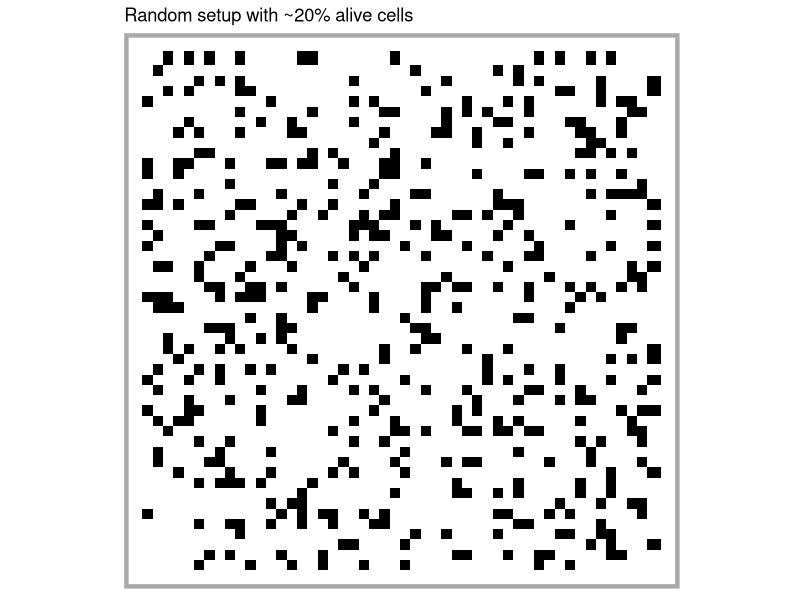

This figure's R source: (Note: this script raises an error after producing the figure.)
## ---- chunk 1
knitr::opts_chunk$set(echo = FALSE)
library(ggplot2)
library(gganimate)
library(magick)
library(dplyr)
library(tidyr)
## ---- chunk 2
life_step <- function(m) {
  axis_size <- dim(m)[1]
  m_upd <- matrix(nrow = axis_size, ncol = axis_size, rep(0, axis_size^2))
  
  for (equator in 1:axis_size) {
    for (meridian in 1:axis_size) {
      
      if (equator == 1) {
        t <- axis_size
      } else {
        t <- equator - 1
      }
      if (equator == axis_size) {
        b <- 1
      } else {
        b <- equator + 1
      }
      if (meridian == 1) {
        l <- axis_size
      } else {
        l <- meridian - 1
      }
      if (meridian == axis_size) {
        r <- 1
      } else {
        r <- meridian + 1
      }

      positions <- list(
        c(t, l),
        c(t, meridian),
        c(t, r),
        c(equator, l),
        c(equator , r),
        c(b, l),
        c(b, meridian),
        c(b, r)
      )
      
      neigh_sum <- 0

      for (pos in positions) {
        neigh_sum <- neigh_sum + m[pos[1], pos[2]]  
      }
      
      if (m[equator, meridian] == 1) {
        if (neigh_sum %in% c(2, 3)) {
          m_upd[equator, meridian] <- 1
        }
      } else {
        if (neigh_sum == 3) {
          m_upd[equator, meridian] <- 1
        }
      }
      
    }
  }
 
  return(m_upd) 
}

board_to_df <- function(m, step) {
  axis_size <- dim(m)[1]
  d <- data.frame(m)
  names(d) <- seq(1, axis_size)
  d <- pivot_longer(d, cols = names(d), names_to = "y", values_to = "state")
  d$x <- rep(seq(1, axis_size), each = axis_size)
  d <- select(d, x, y, state)
  d$step <- step
  return(d)
}

life_game <- function(initial_state, steps) {
  m <- initial_state
  d <- board_to_df(m, 0)
  for (i in 1:steps) {
    m_upd <- life_step(m)
    d <- bind_rows(d, board_to_df(m_upd, i))
    m <- m_upd
  }
  d <- select(d, step, x, y, state)
  d$x <- as.numeric(d$x)
  d$y <- as.numeric(d$y)
  d$state <- as.factor(d$state)
  return(d)
}

# NOTE: visualization with ggplot currently flips the board
#       -> maybe fix in visualization
## ---- chunk 3
axis_size <- 50

df <- data.frame(
  x = rep(seq(1, axis_size), each = axis_size),
  y = rep(seq(1, axis_size), times = axis_size),
  state = sample(c(0, 1), prob = c(0.8, 0.2), replace = TRUE, axis_size^2)
)
df$x <- as.numeric(df$x)
df$y <- as.numeric(df$y)
df$state <- as.factor(df$state)

color_scheme <- c(`0` = "white", `1` = "black")

df %>% 
  ggplot(aes(x = x, y = y, fill = state)) +
  geom_point(size = 5, shape = 22, color = "transparent") +
  scale_fill_manual(values = color_scheme) +
  coord_fixed() +
  ggtitle("Random setup with ~20% alive cells") +
  theme(
    axis.title = element_blank(),
    axis.text = element_blank(),
    axis.ticks = element_blank(),
    legend.position = "none",
    panel.background = element_rect(fill = "white"),
    panel.grid = element_blank(),
    panel.border = element_rect(fill = "transparent", color = "darkgrey", size = 3),
  )
## ---- chunk 4
axis_size <- 50
initial_state <- matrix(
  nrow = axis_size,
  ncol = axis_size,
  data = sample(c(0, 1), prob = c(0.8, 0.2), replace = TRUE, axis_size^2))
game_of_life <- life_game(initial_state, 100)

color_scheme <- c(`0` = "white", `1` = "black")

anim <- game_of_life %>% 
  ggplot(aes(x = x, y = y, fill = state)) +
  geom_point(size = 5, shape = 22, color = "transparent") +
  scale_fill_manual(values = color_scheme) +
  coord_fixed() +
  transition_states(step, transition_length = 1, state_length = 1) +
  ggtitle("Step {frame - 1}") +
  theme(
    axis.title = element_blank(),
    axis.text = element_blank(),
    axis.ticks = element_blank(),
    legend.position = "none",
    panel.background = element_rect(fill = "white"),
    panel.grid = element_blank(),
    panel.border = element_rect(fill = "transparent", color = "darkgrey", size = 3),
  )

animate(anim, nframes = 101, renderer = gifski_renderer())
## ---- chunk 5
axis_size <- 20
initial_state <- matrix(
  nrow = axis_size,
  ncol = axis_size,
  data = rep(0, axis_size^2)
)
initial_state[3, 1] <- 1
initial_state[3, 2] <- 1
initial_state[3, 3] <- 1
initial_state[2, 3] <- 1
initial_state[1, 2] <- 1

game_of_life <- life_game(initial_state, 100)

color_scheme <- c(`0` = "white", `1` = "black")

anim <- game_of_life %>% 
  ggplot(aes(x = x, y = y, fill = state)) +
  geom_point(size = 5, shape = 22, color = "transparent") +
  scale_fill_manual(values = color_scheme) +
  scale_x_continuous(minor_breaks = seq(0.5, 19.5, 1), breaks = seq(0, 20)) +
  scale_y_continuous(trans = "reverse", minor_breaks = seq(0.5, 19.5, 1), breaks = seq(0, 20)) +
  coord_fixed() +
  transition_states(step, transition_length = 1, state_length = 1) +
  ggtitle("A Glider in Life") +
  theme(
    axis.title = element_blank(),
    axis.text = element_blank(),
    axis.ticks = element_blank(),
    legend.position = "none",
    panel.background = element_rect(fill = "transparent") ,
    panel.grid.minor = element_line(color = "lightgrey"),
    panel.grid.major = element_line(color = "transparent"),
    panel.border = element_rect(fill = "transparent", color = "darkgrey", size = 3),
  )

animate(anim, nframes = 101, renderer = gifski_renderer())
